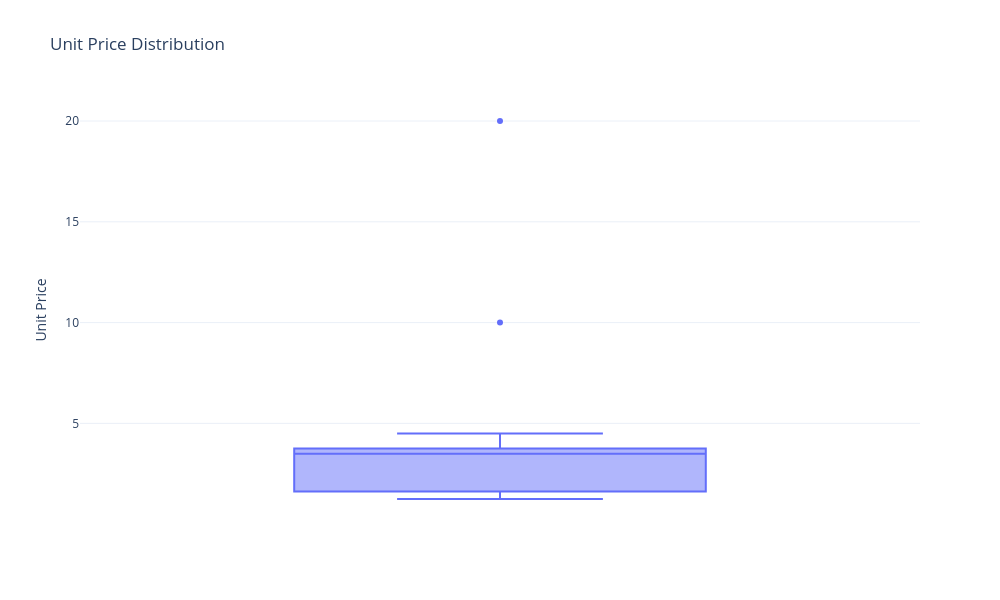

Notebook cell for this chart:
### Code cell
import plotly.express as px

fig = px.box(
    df,
    y="Unit Price",
    points="outliers",
    title="Unit Price Distribution"
)

fig.update_layout(
    template="plotly_white",
    yaxis_title="Unit Price",
    xaxis_title="",
    width=1000,
    height=600
)

fig.show()

### Figure 1 — Plotly figure (JSON) as saved in the notebook; plotly's stock layout.template omitted (floating-point values rounded to 4 significant figures)
{"data": [{"alignmentgroup": "True", "boxpoints": "outliers", "hovertemplate": "Unit Price=%{y}<extra></extra>", "legendgroup": "", "marker": {"color": "#636efa"}, "name": "", "notched": false, "offsetgroup": "", "orientation": "v", "showlegend": false, "type": "box", "x0": " ", "xaxis": "x", "y": [3.49, 3.6, 3.6, 3.25, 3.75, 1.99, 1.5, 1.5, 1.5, 3.75, 10.0, 4.5, 20.0, 1.25, 3.25], "y0": " ", "yaxis": "y"}], "layout": {"boxmode": "group", "height": 600, "legend": {"tracegroupgap": 0}, "title": {"text": "Unit Price Distribution"}, "width": 1000, "xaxis": {"anchor": "y", "domain": [0, 1], "title": {"text": ""}}, "yaxis": {"anchor": "x", "domain": [0, 1], "title": {"text": "Unit Price"}}}}
